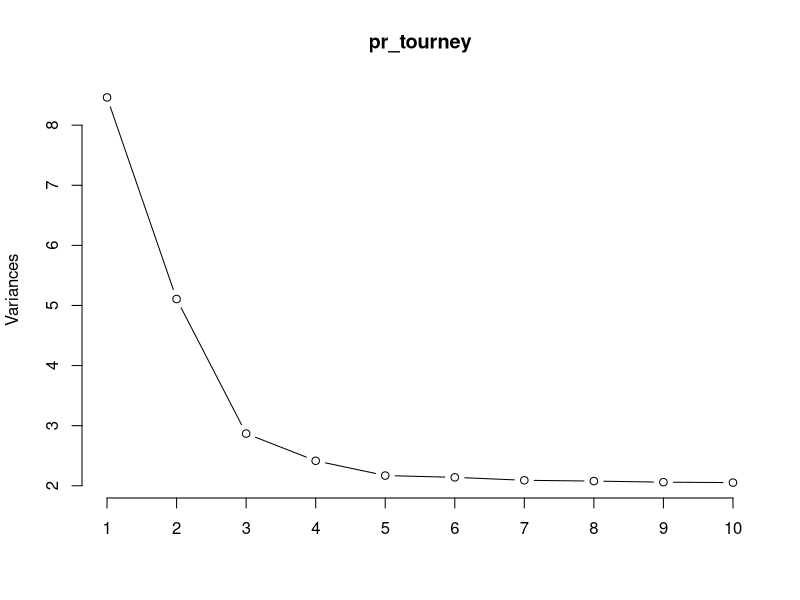
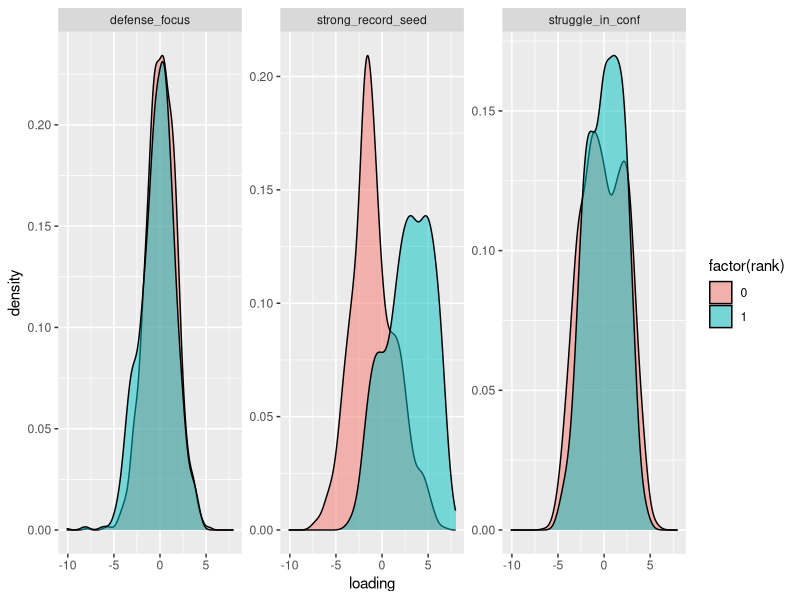

The R source for these figures, in order:
## ---- chunk 1
knitr::opts_chunk$set(echo = TRUE, message = FALSE, warning = FALSE)
library(tidyverse)
library(tidytext)
library(caret)
library(fastDummies)
library(randomForest)
# https://www.openml.org/d/1590

tourney_data <- read_csv("tourney_data.csv") %>% 
  mutate(rank=log2(rank)) %>% # converts 1,2,4,8,16, etc to 0,1,2,3,4
  select(-Season,-class,-`Coach(es)`,-`NCAA Tournament`) %>% #either not helpful, or duplicative
  filter(!is.na(Pts_for)) %>% #removes 1 case
  mutate(across("AP Pre":"AP Final",function(x){ifelse(is.na(x),"Not 25",paste("Top",ceiling(x/5)*5))})) %>% #data cleaning
  mutate(across(Conf_W:Conf_Pct,function(x){ifelse(is.na(x),0,x)})) #%>% #fill missing info

skimr::skim(tourney_data)

tourney_data2<-tourney_data %>%
  fastDummies::dummy_cols(remove_selected_columns = T) %>% #simple dummy cols
  arrange(tourn_year) %>% mutate(lag_rank=lag(rank)) %>% mutate(lag_rank=ifelse(is.na(lag_rank),6,lag_rank)) %>% #how did the team do last year
  mutate(rank=as.numeric(rank<=4))# <=4 = Did team make the sweet 16 (one of the final 2^4 teams)
table(tourney_data2$rank)
## ---- chunk 2
pr_tourney <- prcomp(x = select(tourney_data2,-rank), scale = T, center = T)
summary(pr_tourney)

screeplot(pr_tourney, type = "lines")

rownames_to_column(as.data.frame(pr_tourney$rotation)) %>% 
  select(1:4) %>% 
  filter(abs(PC1) >= 0.25 | abs(PC2) >= 0.25 | abs(PC3) >= 0.25) %>% 
  View()

prc <- bind_cols(select(tourney_data2,rank),as.data.frame(pr_tourney$x)) %>% 
  select(1:4) %>% 
  rename("strong_record_seed" = PC1) %>% 
  rename("struggle_in_conf" = PC2) %>% 
  rename("defense_focus" = PC3) 
head(prc)

prc %>% 
  pivot_longer(cols = -rank,names_to = "component",values_to = "loading") %>% 
  ggplot(aes(x=loading, fill=factor(rank),group=rank))+
  geom_density(alpha=0.5)+
  facet_wrap(.~component,scales = "free_y")


## ---- chunk 3

## ---- chunk 4
